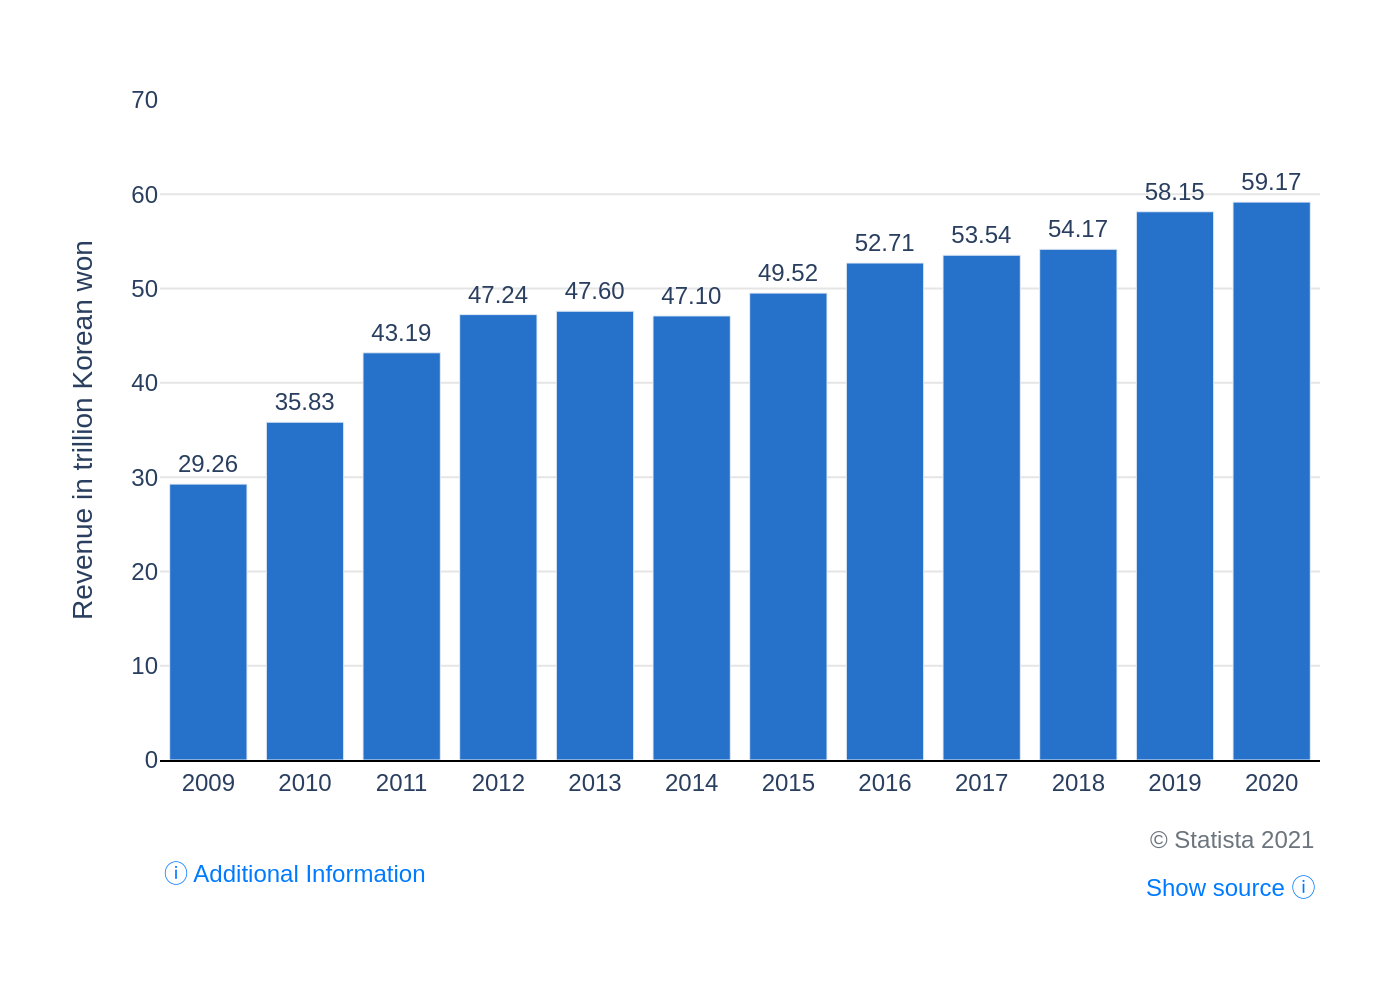

This figure's Python source:
import sys
import json
import plotly.graph_objects as go
import pathlib

# Check for command-line argument
if len(sys.argv) != 2:
    print(f"Usage: python {sys.argv[0]} <json_file_path>")
    sys.exit(1)

# Get the JSON file path from the command-line argument
json_file_path_str = sys.argv[1]
json_path = pathlib.Path(json_file_path_str)

# Check if the file exists
if not json_path.is_file():
    print(f"Error: File not found at {json_path}")
    sys.exit(1)

# Read and parse the JSON file
with open(json_path, 'r', encoding='utf-8') as f:
    chart_config = json.load(f)

# Extract data from the JSON object
chart_data = chart_config.get('chart_data', [])
texts = chart_config.get('texts', {})
colors = chart_config.get('colors', [])

categories = [item['category'] for item in chart_data]
values = [item['value'] for item in chart_data]

# Create the bar chart
fig = go.Figure()

fig.add_trace(go.Bar(
    x=categories,
    y=values,
    text=values,
    textposition='outside',
    texttemplate='%{text:.2f}',
    marker_color=colors[0] if colors else '#1f77b4',
    cliponaxis=False  # Prevents text on top of bars from being clipped
))

# Update layout
fig.update_layout(
    title_text=texts.get('title'),
    title_x=0.5,
    yaxis_title=texts.get('y_axis_title'),
    xaxis_title=texts.get('x_axis_title'),
    font=dict(
        family="Arial",
        size=12
    ),
    plot_bgcolor='white',
    paper_bgcolor='white',
    bargap=0.2,
    margin=dict(l=80, r=40, t=50, b=120),
    yaxis=dict(
        range=[0, 70],
        gridcolor='#E5E5E5',
        zeroline=False,
        showline=False
    ),
    xaxis=dict(
        showgrid=False,
        tickfont=dict(size=12),
        showline=True,
        linecolor='black',
        linewidth=1
    ),
    annotations=[
        dict(
            text=f"ⓘ {texts.get('additional_info_link', '')}",
            align='left',
            showarrow=False,
            xref='paper',
            yref='paper',
            x=0,
            y=-0.2,
            font=dict(color="#007bff")
        ),
        dict(
            text=texts.get('source_copyright', ''),
            align='right',
            showarrow=False,
            xref='paper',
            yref='paper',
            x=1,
            y=-0.15,
            font=dict(color="#6c757d")
        ),
        dict(
            text=f"{texts.get('source_link', '')} ⓘ",
            align='right',
            showarrow=False,
            xref='paper',
            yref='paper',
            x=1,
            y=-0.22,
            font=dict(color="#007bff")
        )
    ]
)

# Generate output filename from the input JSON filename
output_filename = json_path.stem + ".png"

# Save the figure to a PNG file
fig.write_image(output_filename, scale=2)

print(f"Chart saved to {output_filename}")
